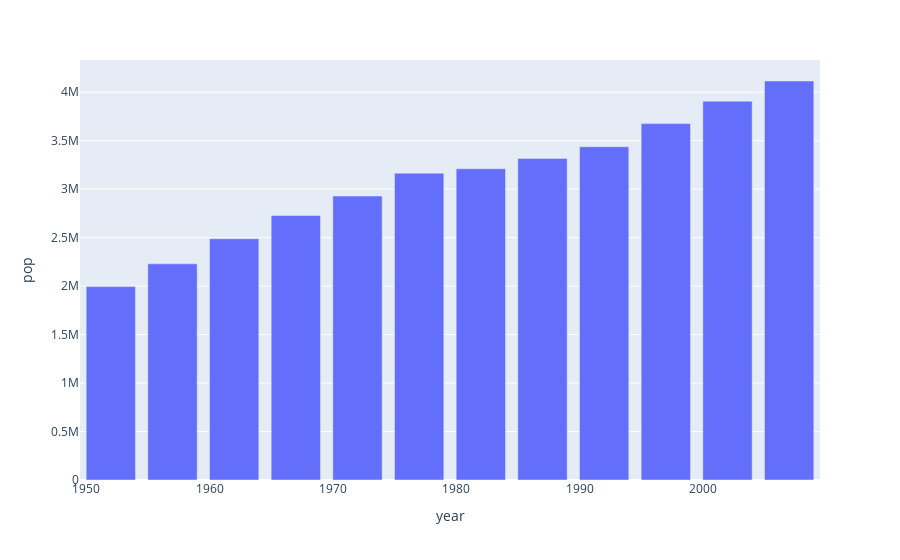

Write notebook code for a chart like this one.
### Code cell
fig

### Figure 1 — Plotly figure (JSON) as saved in the notebook; plotly's stock layout.template omitted (floating-point values rounded to 4 significant figures)
{"data": [{"alignmentgroup": "True", "hovertemplate": "year=%{x}<br>pop=%{y}<extra></extra>", "legendgroup": "", "marker": {"color": "#636efa", "pattern": {"shape": ""}}, "name": "", "offsetgroup": "", "orientation": "v", "showlegend": false, "textposition": "auto", "type": "bar", "x": [1952, 1957, 1962, 1967, 1972, 1977, 1982, 1987, 1992, 1997, 2002, 2007], "xaxis": "x", "y": [1994794, 2229407, 2488550, 2728150, 2929100, 3164900, 3210650, 3317166, 3437674, 3676187, 3908037, 4115771], "yaxis": "y"}], "layout": {"barmode": "relative", "legend": {"tracegroupgap": 0}, "margin": {"t": 60}, "xaxis": {"anchor": "y", "domain": [0, 1], "title": {"text": "year"}}, "yaxis": {"anchor": "x", "domain": [0, 1], "title": {"text": "pop"}}}}
